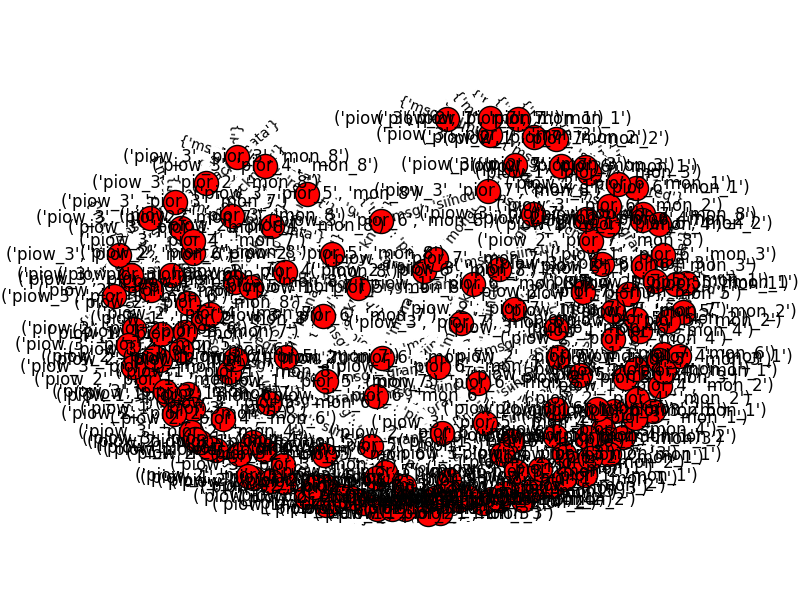

This figure's Python source:
#########################################################################
#############################Abhishek Sharma#############################
########################Started: 9th Jun 2016############################
#########################Construction of LTS#############################
#######################Finished: 11th Jun 2016###########################
#########################################################################


import os
import sys
import ConfigParser
import ast
import pickle
from matplotlib import pyplot as plt
import networkx as nx

os.system('cls' if os.name == 'nt' else 'clear')

config = ConfigParser.RawConfigParser()
config.read('config.cfg')
listsysdict = [] #list of all dictionaries, where each sys dictionary corresponds to one protocol
listsysnodes = []
Protocols = ast.literal_eval(config.get('Configuration','Protocols')) #list of protocols, user input

for i in range(len(Protocols)):
    listsysnodes.append(ast.literal_eval(config.get(Protocols[i],'protocolnodes')))
    listsysdict.append(ast.literal_eval(config.get(Protocols[i],'protocol')))


sysnodes = listsysnodes[0] #dictionary for constructed LTS
queue = [] #to keep new nodes which are found in the construction process
sys = listsysdict[0] #list of nodes for constructed LTS
tempsysnodes = []
tempsys = {}

for x in range(1,len(Protocols)):
    temp1 = sysnodes[0]+listsysnodes[x][0] #starting node of intermediate LTS and next protocol
    queue.append(temp1)

    while queue:
        temp = queue.pop() #pop one node on wueue and add its outgoing edges
        tempsysnodes.append(temp) 
        tempsys[temp] = {} 

        k = sys.get(temp[:len(temp)-1]) #get the outgoing edges of a node in the tuple
        if k: #check if there are any outgoing edges
            for i in k:
                for j in k.get(i): #outgoing edge for one message at a time
                    if i not in tempsys[temp]:
                        tempsys[temp][i] = []
                    tempsys[temp][i].append(j+temp[len(temp)-1:])
                    if (j+temp[len(temp)-1:]) not in tempsysnodes:
                        if (j+temp[len(temp)-1:]) not in queue:
                            queue.append(j+temp[len(temp)-1:])
            
        k = listsysdict[x].get(temp[len(temp)-1:]) #get the outgoing edges of a node in the tuple
        if k: #check if there are any outgoing edges
            for i in k:
                for j in k.get(i): #outgoing edge for one message at a time
                    if i not in tempsys[temp]:
                        tempsys[temp][i] = []
                    tempsys[temp][i].append(temp[:len(temp)-1]+j)#treat j as a tuple element
                    if (temp[:len(temp)-1]+j) not in tempsysnodes:
                        if (temp[:len(temp)-1]+j) not in queue:
                            queue.append(temp[:len(temp)-1]+j)
    sysnodes = tempsysnodes
    sys = tempsys
    tempsysnodes = []
    tempsys = {}

print "number of nodes:", len(sysnodes)
#print "sysnodes: ", sysnodes
print "\n"
for i in sysnodes:
    if i in sys:
        print i, ":", sys.get(i), "\n"

adj = [[0 for j in range(len(sysnodes))] for i in range(len(sysnodes))]
for i in sysnodes:
    #print i
    #print i, ":", sys[i], "\n"
    for j in sys.get(i):
        #print "j", j, "\n"
        for l in sys[i].get(j):
            adj[sysnodes.index(i)][sysnodes.index(l)] = 1

#print "adj:", adj, "\n"    

with open('ltsdump', 'wb') as f:
    pickle.dump(sysnodes, f)
    pickle.dump(sys, f)
    pickle.dump(adj,f)

f.close()

G = nx.DiGraph()
for i in sysnodes:
    G.add_node(sysnodes.index(i))
    G.node[sysnodes.index(i)]['state'] = i

for i in sysnodes:
    for j in sys[i]:
        for k in sys[i][j]:
            G.add_edge(sysnodes.index(i),sysnodes.index(k))
            G.edge[sysnodes.index(i)][sysnodes.index(k)]['msg'] = j

pos = nx.spring_layout(G)
nx.draw(G,pos)
node_labels = nx.get_node_attributes(G,'state')
nx.draw_networkx_labels(G, pos, labels = node_labels)
edge_labels = nx.get_edge_attributes(G,'msg')
nx.draw_networkx_edge_labels(G, pos, labels = edge_labels)
plt.savefig('lts.png')
plt.show()
